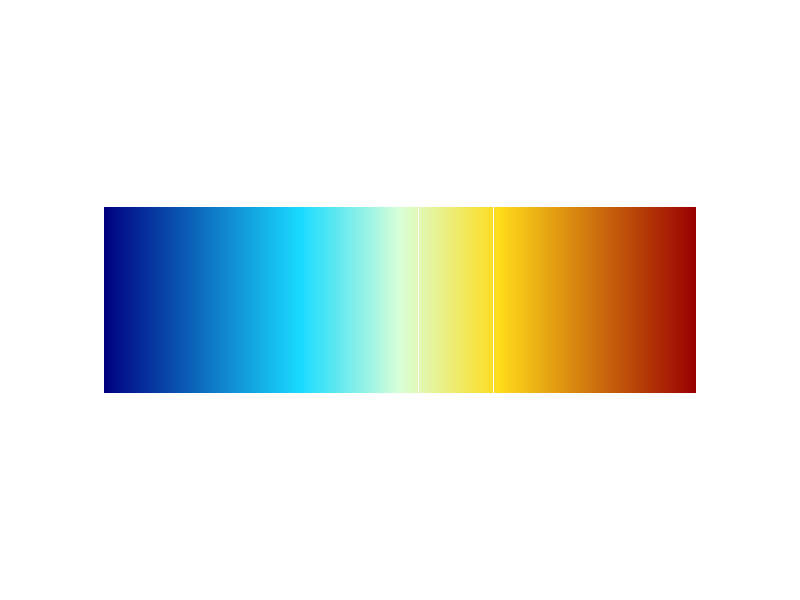

Here is the R script that generated this plot:
f0 <- function(rgb1,rgb2,n) {
   return (mapply(seq,rgb1,rgb2,len=n));
}

red <- c(0.60,0.00,0.00)
yellow <- c(1.00,0.86,0.10)
mid <- c(0.85,1.00,0.85)
cyan <- c(0.10,0.86,1.00)
blue <- c(0.00,0.00,0.50)
r2y <- f0(red,yellow,400)
c2b <- f0(cyan,blue,400)
y2m <- f0(yellow, mid, 202)
y2m <- y2m[-c(1,nrow(y2m)),]
m2c <- f0(mid,cyan,202)
m2c <- m2c[-nrow(m2c),]
color <- rbind(r2y,y2m,m2c,c2b)
color <- color[nrow(color):1,]

result <- character(len=nrow(color))

for (i in 1:nrow(color)) {
   result[i] = rgb(color[i,1],color[i,2],color[i,3])
}

png("x:/colors.png")

par(mar=c(10,4,10,4))
plot(1,type='n',ann=F,axes=F,xlim=c(0,1201),ylim=c(0,1))

for(i in 1:length(result)) {
    rect(i-1,0,i,1,border=NA,col=result[i]);
}

dev.off()